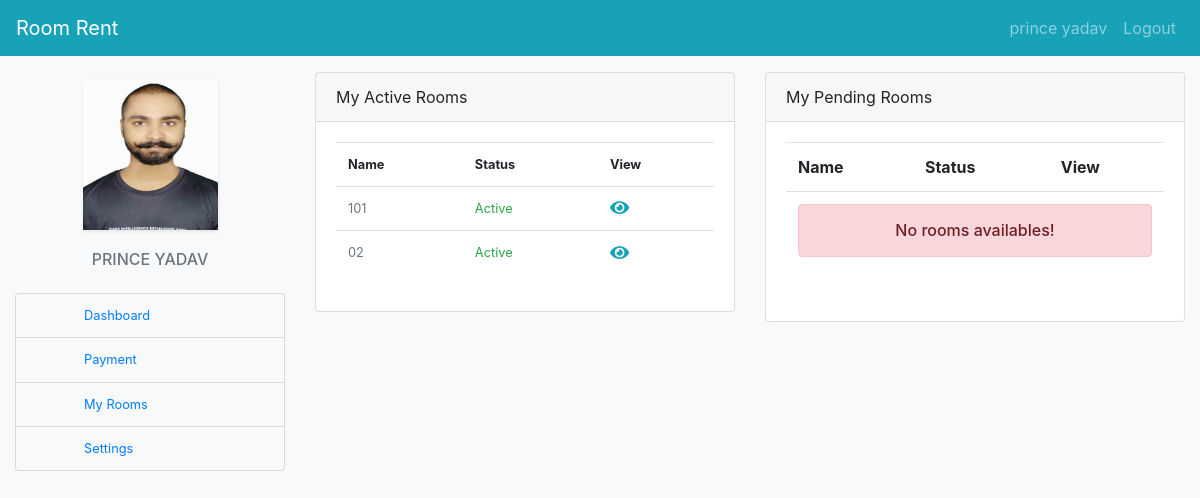
/renter_rooms/ (signed in), run on an earlier commit of the app's database.
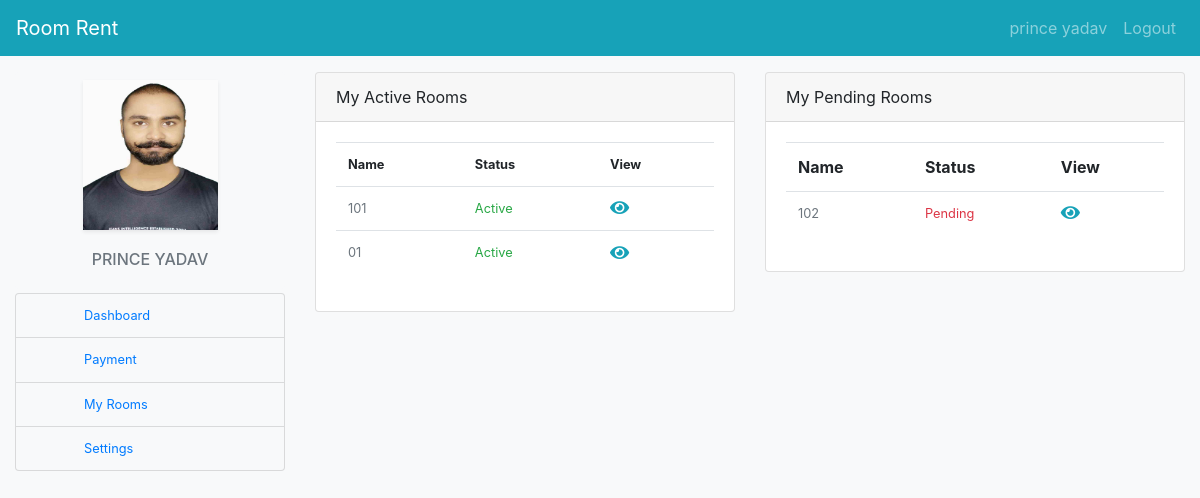
And on a later commit of the database.
### datawork/models.py (models this page shows, shortened)
class RoomAllot(models.Model):
    ra_id = models.AutoField(primary_key=True)
    ra_room_id = models.ForeignKey(Room, on_delete=models.DO_NOTHING)
    user_id = models.ForeignKey(User, on_delete=models.DO_NOTHING,related_name='user_id')
    renter = models.ForeignKey(User, on_delete=models.DO_NOTHING,related_name='renter')
    ra_doc = models.DateTimeField(default=datetime.now(), blank=True)
    ra_status = models.CharField(max_length=20, default='1',choices=(("0", "Request"), ("1", "Active"),("2","Pending")))
    slug = models.SlugField()

class Room(models.Model):
    r_id = models.AutoField(primary_key=True)
    user_id = models.ForeignKey(User,on_delete=models.CASCADE)
    r_title = models.CharField(max_length=100)
    r_rent = models.IntegerField()
    r_type = models.ForeignKey(RoomType,on_delete=models.DO_NOTHING)
    r_desc = models.TextField(max_length=200)
    r_image = models.ImageField(upload_to="image")
    slug = models.SlugField()
    r_status = models.CharField(max_length=20, default='1',choices=(("0", "Pending"), ("1", "Active")))
    r_doc = models.DateTimeField(default=datetime.now(), blank=True)

### datawork/views.py (the view)
# urls.py: path('renter_rooms/',views.renter_rooms,name="renter_rooms"),
@login_required(login_url=logins)
def renter_rooms(r):
    data = {
        "user": RoomRenter.objects.filter(user_id__username=r.user),
        "userdata": User.objects.filter(username=r.user),
        "rooms_a": RoomAllot.objects.filter(renter__username=r.user, ra_status='1'),
        "rooms_p": RoomAllot.objects.filter(renter__username=r.user, ra_status='2'),
    }
    return render(r,'roomrenter/rr_rooms.html',data)

### templates/roomrenter/rr_rooms.html
{% extends 'roomrenter/rr_base.html' %}
{% load template_tags %}
{% block content %}
<div class="col-lg-9">
<div class="row">
    <div class="col-lg-6">
        <div class="card">
                <div class="card-header">My Active Rooms</div>
                <div class="card-body ">
                    <table class="table table-responsive-sm ">
                        <tr class="small">
                            <th>Name</th>
                            <th>Status</th>
                            <th>View</th>
                        </tr>
                        {% for r in rooms_a %}
                            <tr class="small">
                            <td class="text-muted">{{ r.ra_room_id.r_title }}</td>
                            <td>
                                <span class="text-success">Active</span>
                            </td>
                            <td><a href="{% url 'room_view' r.ra_room_id.r_id %}" class="m-0 p-0"><i class="fas fa-eye fa-lg text-info"></i></a></td>
                            </tr>
                        {% empty %}
                            <tr>
                                <td colspan="3"><div class="alert alert-danger h6 text-center p-3" role="alert">No rooms availables!</div></td>
                            </tr>
                        {% endfor %}
                    </table>
                </div>
            </div>
    </div>
     <div class="col-lg-6">
        <div class="card">
                <div class="card-header">My Pending Rooms</div>
                <div class="card-body ">
                    <table class="table table-responsive-sm ">
                        <tr>
                            <th>Name</th>
                            <th>Status</th>
                            <th>View</th>
                        </tr>
                        {% for r in rooms_p %}
                            <tr class="small">
                            <td class="text-muted">{{ r.ra_room_id.r_title }}</td>
                            <td>
                                <span class="text-danger">Pending</span>
                            </td>
                            <td><a href="{% url 'room_view' r.ra_room_id.r_id %}" class="m-0 p-0"><i class="fas fa-eye fa-lg text-info"></i></a></td>
                            </tr>
                        {% empty %}
                            <tr>
                                <td colspan="3"><div class="alert alert-danger h6 text-center p-3" role="alert">No rooms availables!</div></td>
                            </tr>
                        {% endfor %}
                    </table>
                </div>
            </div>
    </div>
</div>
</div>
{% endblock %}

What changed in the data, as far as the page shows it:
no longer on this page (row edited): RoomAllot: ra_room_id.r_title "02", shown under "PRINCE YADAV"
now on this page (row edited): RoomAllot: ra_room_id.r_title "01", shown under "PRINCE YADAV"
added RoomAllot: ra_room_id.r_title "102"
Also different on the page:
text no longer shown: "No rooms availables!"
